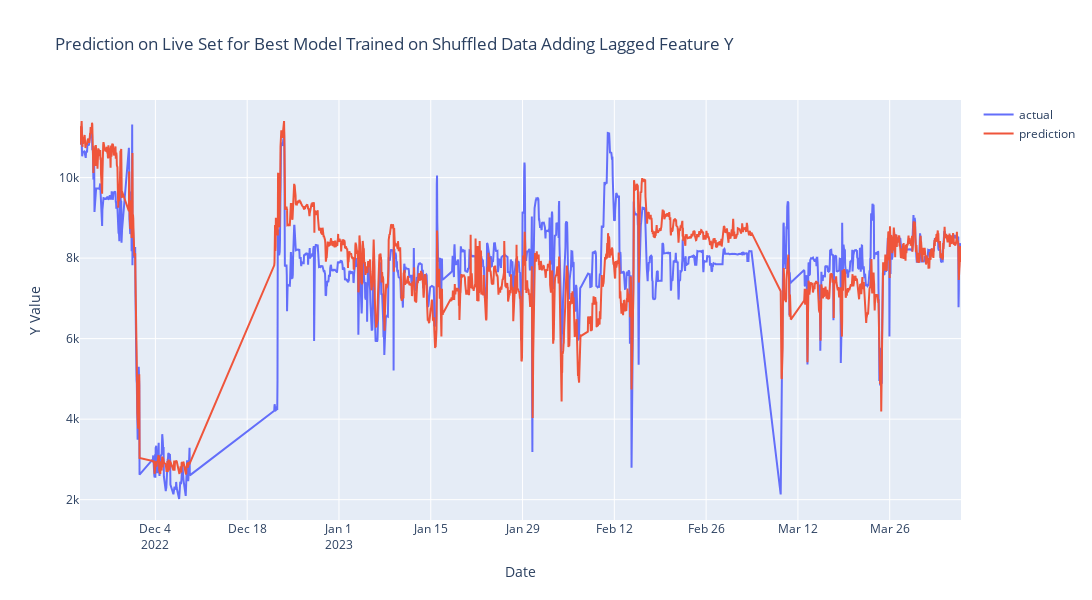

Notebook code for this chart:
### Markdown cell above
#### Visualization

### Code cell
fig = go.Figure()
fig.add_trace(go.Scatter(x=live_X.index, y=live_y, mode='lines', name='actual'))
fig.add_trace(go.Scatter(x=live_X.index, y=live_y_pred, mode='lines', name='prediction'))
fig.update_layout(title='Prediction on Live Set for Best Model Trained on Shuffled Data Adding Lagged Feature Y',
                xaxis_title='Date',
                yaxis_title='Y Value',
                width=1200,
                height=600)
fig.write_html(cfg.shuffle_or_not.v2.shuffle.live_plot)
fig.show()

### Figure 1 — Plotly figure (JSON) as saved in the notebook; plotly's stock layout.template omitted (floating-point values rounded to 4 significant figures; data arrays with more than 128 entries replaced by an {"elided": "..."} marker saying what was removed)
{"data": [{"mode": "lines", "name": "actual", "type": "scatter", "x": {"elided": "2604 str values"}, "y": {"elided": "2604 float values"}}, {"mode": "lines", "name": "prediction", "type": "scatter", "x": {"elided": "2604 str values"}, "y": {"elided": "2604 float values"}}], "layout": {"height": 600, "title": {"text": "Prediction on Live Set for Best Model Trained on Shuffled Data Adding Lagged Feature Y"}, "width": 1200, "xaxis": {"title": {"text": "Date"}}, "yaxis": {"title": {"text": "Y Value"}}}}
